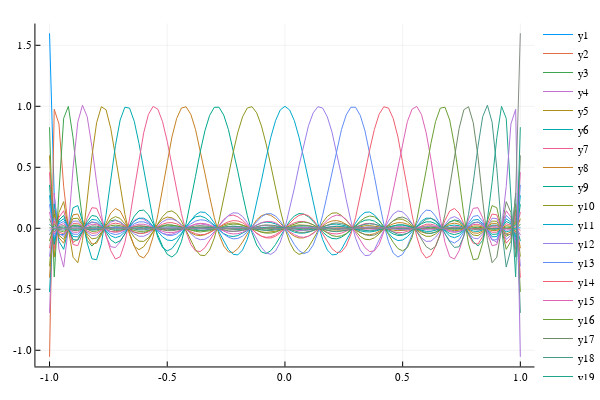

This figure's notebook cell:
### Markdown cell above
Plot all basis polynomials:

### Code cell
p = plot()
for i in 1:length(lag)
    yp = lag[i].(xp)
    plot!(p, xp, yp)
end
display(p)
